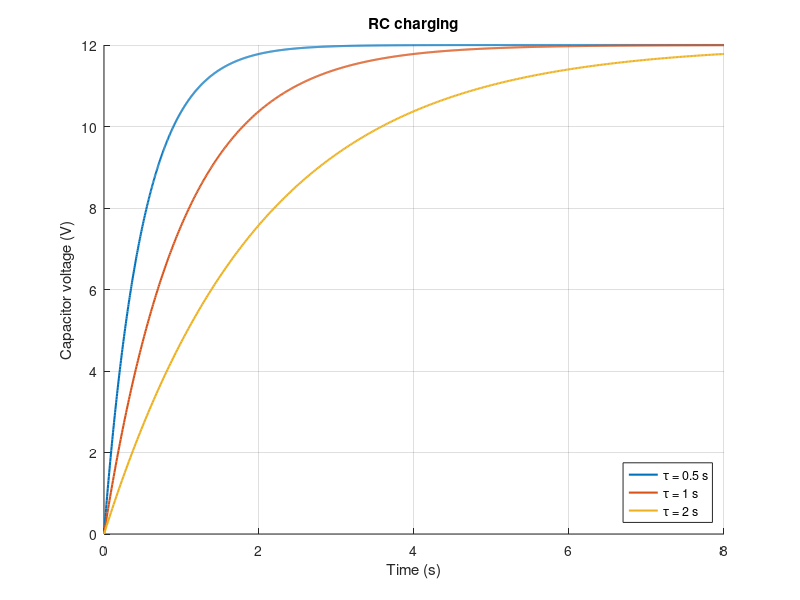

This chart was generated by the following MATLAB code:
% Day 033 · The fplot Command — Capacitor charging for different time constants
% Run: open this file in MATLAB and press Run (or type example_3 in the Command Window)

V = 12;
hold on
for tau = [0.5 1 2]
    fplot(@(t) V * (1 - exp(-t/tau)), [0 8], 'LineWidth', 1.5)
end
hold off
legend('\tau = 0.5 s', '\tau = 1 s', '\tau = 2 s', 'Location', 'southeast')
xlabel('Time (s)'); ylabel('Capacitor voltage (V)')
title('RC charging')
grid on
